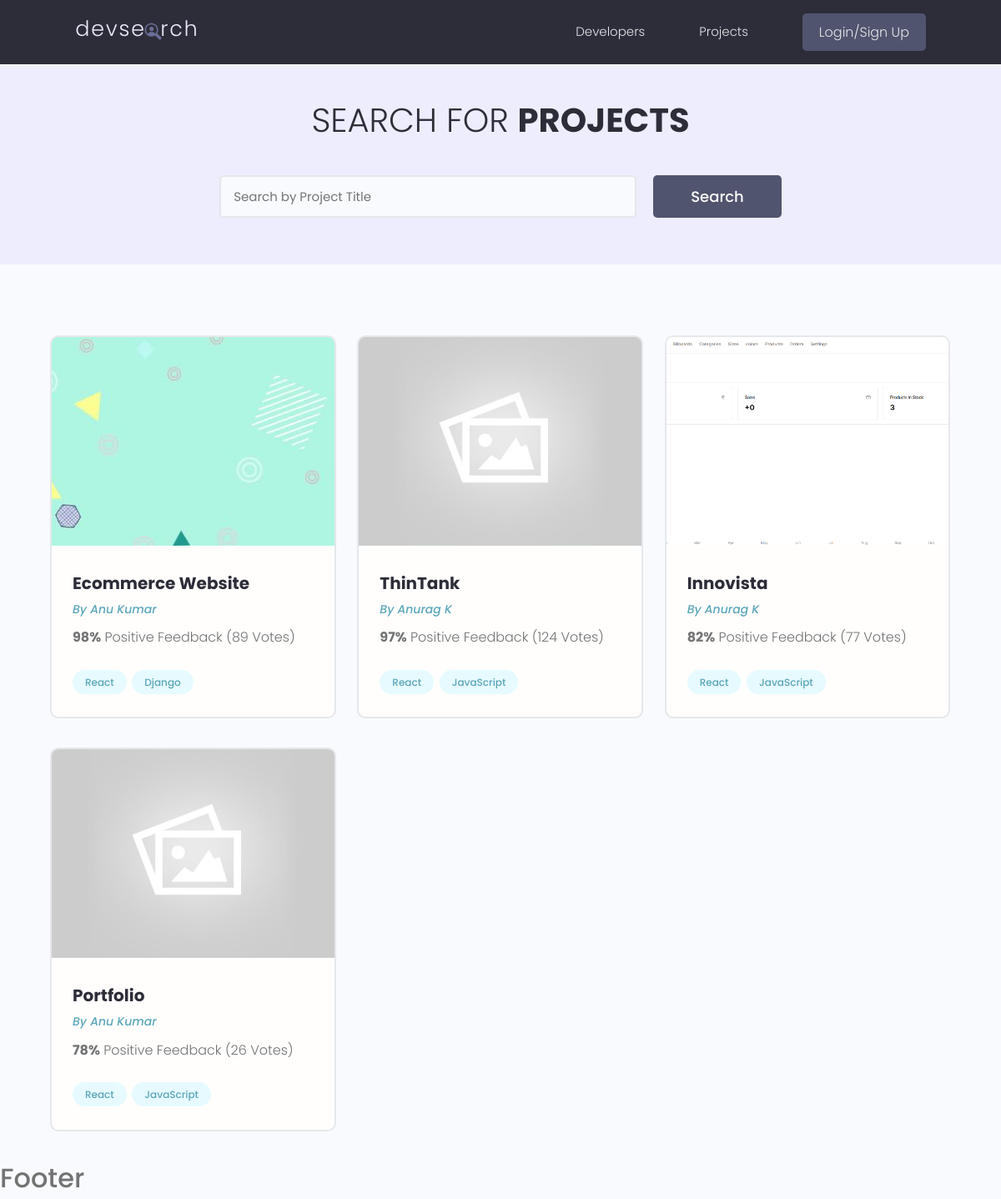
/, run on an earlier commit of the app's database.
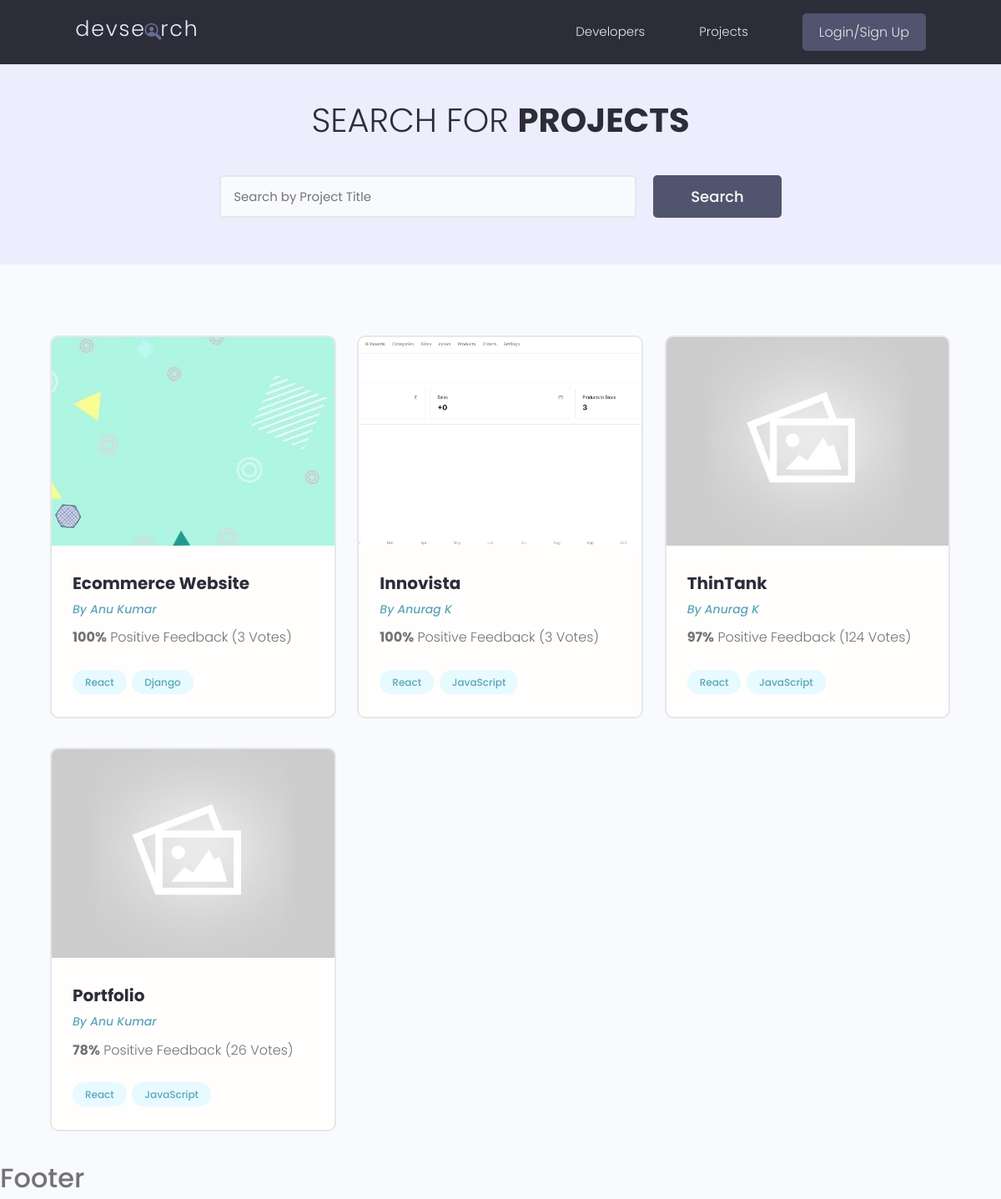
And on a later commit of the database.
### projects/models.py (models this page shows, shortened)
class Project(models.Model):
    owner = models.ForeignKey(Profile, null=True, blank=True, on_delete=models.CASCADE)
    title = models.CharField(max_length=200)
    description = models.TextField(null=True, blank=True)
    featured_image = models.ImageField(null=True, blank=True, default='default.png')
    demo_link = models.CharField(max_length=2000, blank=True, null=True)
    source_link = models.CharField(max_length=2000, null=True, blank=True)
    tags = models.ManyToManyField('Tag', blank=True)
    vote_total = models.IntegerField(default=0, null=True, blank=True)
    vote_ratio = models.IntegerField(default=0, null=True, blank=True)
    created = models.DateTimeField(auto_now_add=True)
    id = models.UUIDField(default=uuid.uuid4, unique=True, primary_key=True, editable=False)
    class Meta:
        ordering = ['-vote_ratio', '-vote_total', 'title']

class Tag(models.Model):
    name = models.CharField(max_length=200)
    created = models.DateTimeField(auto_now_add=True)
    id = models.UUIDField(default=uuid.uuid4, unique=True, primary_key=True, editable=False)

### users/models.py (models this page shows, shortened)
class Profile(models.Model):
    user = models.OneToOneField(User, on_delete=models.CASCADE, null=True, blank=True)
    name = models.CharField(max_length=200, null=True, blank=True)
    username = models.CharField(max_length=200, blank=True, null=True)
    location = models.CharField(max_length=200, blank=True, null=True)
    email = models.EmailField(max_length=200, null=True, blank=True)
    short_intro = models.CharField(max_length=200, blank=True, null=True)
    bio = models.TextField(blank=True, null=True)
    profile_image = models.ImageField(null=True, blank=True, upload_to='profile/', default='profile/user-default.png')
    social_github = models.CharField(max_length=200, blank=True, null=True)
    social_twitter = models.CharField(max_length=200, blank=True, null=True)
    social_linkedin = models.CharField(max_length=200, blank=True, null=True)
    social_website = models.CharField(max_length=200, blank=True, null=True)
    created = models.DateTimeField(auto_now_add=True)
    id = models.UUIDField(default=uuid.uuid4, unique=True, primary_key=True, editable=False)
    class Meta:
        ordering = ['created']

### projects/views.py (the view)
# urls.py: path('', include('projects.urls')),
def projects(request):
    search = ''
    if request.GET.get('search'):
        search = request.GET.get('search')
    tags = Tag.objects.filter(name__icontains=search)
    data = Project.objects.distinct().filter(Q(title__icontains=search) | Q(tags__in=tags))
    page = request.GET.get('page')
    results = 6
    paginator = Paginator(data, results)
    try:
        data = paginator.page(page)
    except PageNotAnInteger:
        data = paginator.page(1)
    except EmptyPage:
        data = paginator.page(paginator.num_pages)
    return render(request, 'projects/projects.html',
                  {'projects': data, 'search': search, 'paginator': paginator})

### projects/templates/projects/projects.html (shortened to what this page needs)
{% extends 'main.html' %}
{% block content %}
<main class="projects">
    <section class="hero-section text-center">
      <div class="container container--narrow">
        <div class="hero-section__box">
          <h2>Search for <span>Projects</span></h2>
        </div>
        <div class="hero-section__search">
          <form class="form" action="{% url 'projects' %}" method="get">
            <div class="form__field">
              <input class="input input--text" id="formInput#search" type="text" name="search"
                placeholder="Search by Project Title" value="{{search}}" />
            </div>
            <input class="btn btn--sub btn--lg" type="submit" value="Search" />
          </form>
        </div>
      </div>
    </section>
    <section class="projectsList">
      <div class="container">
        <div class="grid grid--three">
            {% for project in projects%}
          <div class="column">
            <div class="card project">
              <a href="{% url 'project' project.id %}" class="project">
                <img class="project__thumbnail" src="{{project.featured_image.url}}" alt="project thumbnail" />
                <div class="card__body">
                  <h3 class="project__title">{{project.title}}</h3>
                  <p><a class="project__author" href="{% url 'profile' project.owner.id %}">By {{project.owner.name}}</a></p>
                  <p class="project--rating">
                    <span style="font-weight: bold;">{{project.vote_ratio}}%</span> Positive
                    Feedback ({{project.vote_total}} Vote{{ project.vote_total|pluralize:"s" }})
                  </p>
                  <div class="project__tags">
                      {% for tag in project.tags.all %}
                    <span class="tag tag--pill tag--main">
                      <small>{{tag.name}}</small>
                    </span>
                      {% endfor %}
                  </div>
                </div>
              </a>
            </div>
          </div>
            {% endfor%}
        </div>
      </div>
    </section>
  </main>
{% endblock content %}

What changed in the data, as far as the page shows it:
changed Project "Ecommerce Website": vote_ratio "98" → "100"; vote_total "89" → "3"
changed Project "Innovista": vote_ratio "82" → "100"; vote_total "77" → "3"; moves up the list
